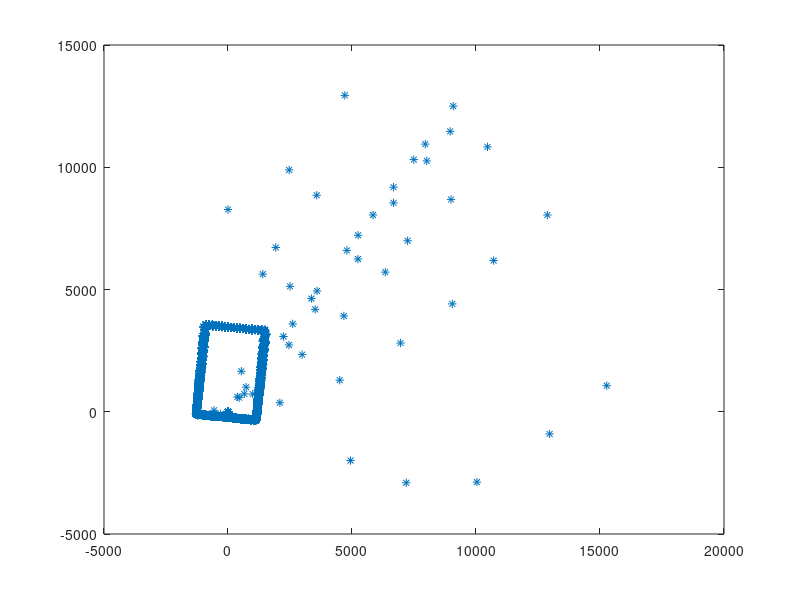

The MATLAB script that drew this image:
A = load('testfile.txt');

angle = A(:,2)*pi/180;
dist = A(:,3);

X = cos(angle).*dist;
Y = sin(angle).*dist;

plot(Y,X,'*')